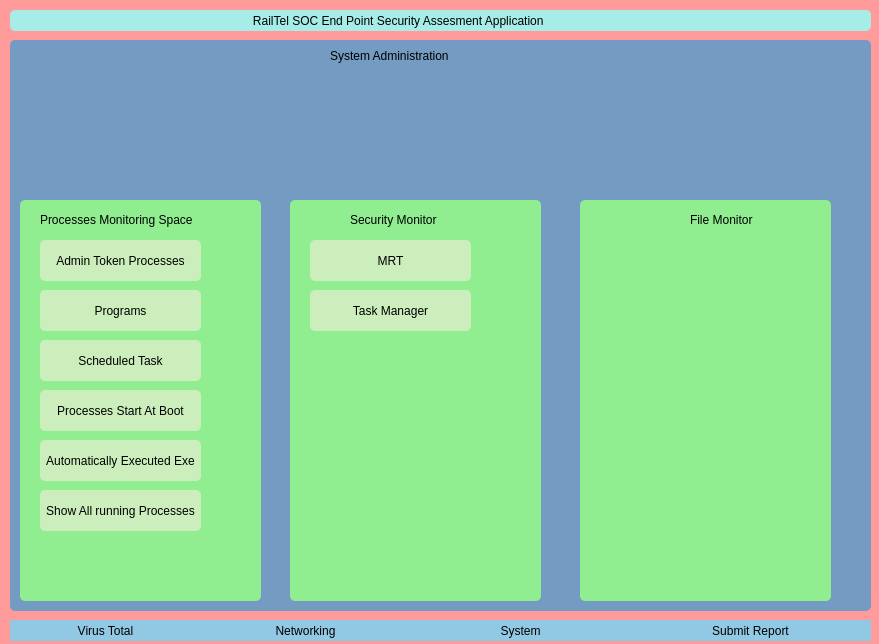
<?xml version="1.0" encoding="UTF-8"?>
<ui version="4.0">
 <class>mainWindow</class>
 <widget class="QDialog" name="mainWindow">
  <property name="geometry">
   <rect>
    <x>0</x>
    <y>0</y>
    <width>879</width>
    <height>644</height>
   </rect>
  </property>
  <property name="windowTitle">
   <string>Dialog</string>
  </property>
  <property name="autoFillBackground">
   <bool>false</bool>
  </property>
  <property name="styleSheet">
   <string notr="true">background-color:#FF9B9B;
</string>
  </property>
  <widget class="QLabel" name="tool_name">
   <property name="geometry">
    <rect>
     <x>10</x>
     <y>10</y>
     <width>861</width>
     <height>21</height>
    </rect>
   </property>
   <property name="styleSheet">
    <string notr="true">background-color:#A7EDE7;
border-style:outset;
border-radius:5px;</string>
   </property>
   <property name="text">
    <string>                                                                         RailTel SOC End Point Security Assesment Application</string>
   </property>
  </widget>
  <widget class="QPushButton" name="virustotal_btn">
   <property name="geometry">
    <rect>
     <x>10</x>
     <y>620</y>
     <width>191</width>
     <height>21</height>
    </rect>
   </property>
   <property name="styleSheet">
    <string notr="true">QPushButton{
	background-color:#91C8E4;
	color:black;
	border-style:outset;
	border-width:2px;
border-color:transparent;
}
QPushButton:hover {
    background-color: #DBC4F0;
	border-style:outset;
	border-color:#98EECC;
}
</string>
   </property>
   <property name="text">
    <string>Virus Total</string>
   </property>
  </widget>
  <widget class="QPushButton" name="networking_btn">
   <property name="geometry">
    <rect>
     <x>200</x>
     <y>620</y>
     <width>211</width>
     <height>21</height>
    </rect>
   </property>
   <property name="styleSheet">
    <string notr="true">QPushButton{
	background-color:#91C8E4;
	color:black;
	border-style:outset;
	border-width:2px;
border-color:transparent;
}
QPushButton:hover {
    background-color: #DBC4F0;
	border-style:outset;
	border-color:#98EECC;
}
</string>
   </property>
   <property name="text">
    <string>Networking</string>
   </property>
  </widget>
  <widget class="QPushButton" name="system_monitoring_btn">
   <property name="geometry">
    <rect>
     <x>410</x>
     <y>620</y>
     <width>221</width>
     <height>21</height>
    </rect>
   </property>
   <property name="styleSheet">
    <string notr="true">QPushButton{
	background-color:#91C8E4;
	color:black;
	border-style:outset;
	border-width:2px;
border-color:transparent;
}
QPushButton:hover {
    background-color: #DBC4F0;
	border-style:outset;
	border-color:#98EECC;
}
</string>
   </property>
   <property name="text">
    <string>System</string>
   </property>
  </widget>
  <widget class="QPushButton" name="submit_report_btn">
   <property name="geometry">
    <rect>
     <x>630</x>
     <y>620</y>
     <width>241</width>
     <height>21</height>
    </rect>
   </property>
   <property name="styleSheet">
    <string notr="true">QPushButton{
	background-color:#91C8E4;
	color:black;
	border-style:outset;
	border-width:2px;
border-color:transparent;
}
QPushButton:hover {
    background-color: #DBC4F0;
	border-style:outset;
	border-color:#98EECC;
}
</string>
   </property>
   <property name="text">
    <string>Submit Report</string>
   </property>
  </widget>
  <widget class="QStackedWidget" name="stackedWidget">
   <property name="geometry">
    <rect>
     <x>10</x>
     <y>40</y>
     <width>861</width>
     <height>571</height>
    </rect>
   </property>
   <property name="styleSheet">
    <string notr="true">background-color:#749BC2;
border-radius:10px;
border-color:black;</string>
   </property>
   <property name="currentIndex">
    <number>1</number>
   </property>
   <widget class="QWidget" name="virustotal">
    <property name="styleSheet">
     <string notr="true">border-radius:5px;</string>
    </property>
    <widget class="QLabel" name="label_2">
     <property name="geometry">
      <rect>
       <x>310</x>
       <y>0</y>
       <width>111</width>
       <height>31</height>
      </rect>
     </property>
     <property name="text">
      <string>Virus Total</string>
     </property>
     <property name="alignment">
      <set>Qt::AlignCenter</set>
     </property>
     <property name="wordWrap">
      <bool>true</bool>
     </property>
    </widget>
    <widget class="QPushButton" name="scan_virustotal_btn">
     <property name="geometry">
      <rect>
       <x>10</x>
       <y>510</y>
       <width>151</width>
       <height>41</height>
      </rect>
     </property>
     <property name="styleSheet">
      <string notr="true">QPushButton{
	background-color:#CCEEBC;
	color:black;
	border-radius: 5px;
	border-width:2px;
}
QPushButton:hover {
    background-color: #FF9B9B;
}
</string>
     </property>
     <property name="text">
      <string>Virus Total Scan Response</string>
     </property>
    </widget>
   </widget>
   <widget class="QWidget" name="system_administration">
    <property name="styleSheet">
     <string notr="true">border-radius:5px;</string>
    </property>
    <widget class="QLabel" name="label">
     <property name="geometry">
      <rect>
       <x>320</x>
       <y>0</y>
       <width>131</width>
       <height>31</height>
      </rect>
     </property>
     <property name="styleSheet">
      <string notr="true">border-color:#FAF0D7;
border-width:2px;</string>
     </property>
     <property name="text">
      <string>System Administration</string>
     </property>
    </widget>
    <widget class="QFrame" name="process_monitor_frame">
     <property name="geometry">
      <rect>
       <x>10</x>
       <y>160</y>
       <width>241</width>
       <height>401</height>
      </rect>
     </property>
     <property name="styleSheet">
      <string notr="true">QFrame {
                background-color: lightgreen;
                border-radius:5px;;
            }
QFrame:hover {
                background-color: #EBE645;
				 
            }</string>
     </property>
     <property name="frameShape">
      <enum>QFrame::StyledPanel</enum>
     </property>
     <property name="frameShadow">
      <enum>QFrame::Raised</enum>
     </property>
     <widget class="QPushButton" name="admin_processes_btn">
      <property name="geometry">
       <rect>
        <x>20</x>
        <y>40</y>
        <width>161</width>
        <height>41</height>
       </rect>
      </property>
      <property name="styleSheet">
       <string notr="true">QPushButton{
	background-color:#CCEEBC;
	color:black;
	border-radius: 5px;
	border-width:2px;
}
QPushButton:hover {
    background-color: #FF9B9B;
}
</string>
      </property>
      <property name="text">
       <string>Admin Token Processes</string>
      </property>
     </widget>
     <widget class="QPushButton" name="programs_btn">
      <property name="geometry">
       <rect>
        <x>20</x>
        <y>90</y>
        <width>161</width>
        <height>41</height>
       </rect>
      </property>
      <property name="styleSheet">
       <string notr="true">QPushButton{
	background-color:#CCEEBC;
	color:black;
	border-radius: 5px;
	border-width:2px;
}
QPushButton:hover {
    background-color: #FF9B9B;
}
</string>
      </property>
      <property name="text">
       <string>Programs</string>
      </property>
     </widget>
     <widget class="QPushButton" name="scheduled_task_btn">
      <property name="geometry">
       <rect>
        <x>20</x>
        <y>140</y>
        <width>161</width>
        <height>41</height>
       </rect>
      </property>
      <property name="styleSheet">
       <string notr="true">QPushButton{
	background-color:#CCEEBC;
	color:black;
	border-radius: 5px;
	border-width:2px;
}
QPushButton:hover {
    background-color: #FF9B9B;
}
</string>
      </property>
      <property name="text">
       <string>Scheduled Task</string>
      </property>
     </widget>
     <widget class="QPushButton" name="start_at_boot_processes">
      <property name="geometry">
       <rect>
        <x>20</x>
        <y>190</y>
        <width>161</width>
        <height>41</height>
       </rect>
      </property>
      <property name="styleSheet">
       <string notr="true">QPushButton{
	background-color:#CCEEBC;
	color:black;
	border-radius: 5px;
	border-width:2px;
}
QPushButton:hover {
    background-color: #FF9B9B;
}
</string>
      </property>
      <property name="text">
       <string>Processes Start At Boot</string>
      </property>
     </widget>
     <widget class="QPushButton" name="autoexec_btn">
      <property name="geometry">
       <rect>
        <x>20</x>
        <y>240</y>
        <width>161</width>
        <height>41</height>
       </rect>
      </property>
      <property name="styleSheet">
       <string notr="true">QPushButton{
	background-color:#CCEEBC;
	color:black;
	border-radius: 5px;
	border-width:2px;
}
QPushButton:hover {
    background-color: #FF9B9B;
}
</string>
      </property>
      <property name="text">
       <string>Automatically Executed Exe</string>
      </property>
     </widget>
     <widget class="QPushButton" name="running_process_btn">
      <property name="geometry">
       <rect>
        <x>20</x>
        <y>290</y>
        <width>161</width>
        <height>41</height>
       </rect>
      </property>
      <property name="styleSheet">
       <string notr="true">QPushButton{
	background-color:#CCEEBC;
	color:black;
	border-radius: 5px;
	border-width:2px;
}
QPushButton:hover {
    background-color: #FF9B9B;
}
</string>
      </property>
      <property name="text">
       <string>Show All running Processes</string>
      </property>
     </widget>
     <widget class="QLabel" name="processes_monitoring_label">
      <property name="geometry">
       <rect>
        <x>20</x>
        <y>10</y>
        <width>181</width>
        <height>20</height>
       </rect>
      </property>
      <property name="styleSheet">
       <string notr="true">background-color:transparent;</string>
      </property>
      <property name="text">
       <string>Processes Monitoring Space</string>
      </property>
     </widget>
    </widget>
    <widget class="QFrame" name="security_monitor_frame">
     <property name="geometry">
      <rect>
       <x>280</x>
       <y>160</y>
       <width>251</width>
       <height>401</height>
      </rect>
     </property>
     <property name="styleSheet">
      <string notr="true">QFrame {
                background-color: lightgreen;
                border-radius:5px;;
            }
QFrame:hover {
                background-color: #EBE645;
				 
            }</string>
     </property>
     <property name="frameShape">
      <enum>QFrame::StyledPanel</enum>
     </property>
     <property name="frameShadow">
      <enum>QFrame::Raised</enum>
     </property>
     <widget class="QLabel" name="security_monitor_label">
      <property name="geometry">
       <rect>
        <x>60</x>
        <y>10</y>
        <width>101</width>
        <height>20</height>
       </rect>
      </property>
      <property name="styleSheet">
       <string notr="true">background-color:transparent;</string>
      </property>
      <property name="text">
       <string>Security Monitor</string>
      </property>
     </widget>
     <widget class="QPushButton" name="run_mrt_btn">
      <property name="geometry">
       <rect>
        <x>20</x>
        <y>40</y>
        <width>161</width>
        <height>41</height>
       </rect>
      </property>
      <property name="styleSheet">
       <string notr="true">QPushButton{
	background-color:#CCEEBC;
	color:black;
	border-radius: 5px;
	border-width:2px;
}
QPushButton:hover {
    background-color: #FF9B9B;
}
</string>
      </property>
      <property name="text">
       <string>MRT</string>
      </property>
     </widget>
     <widget class="QPushButton" name="run_taskmanager_btn">
      <property name="geometry">
       <rect>
        <x>20</x>
        <y>90</y>
        <width>161</width>
        <height>41</height>
       </rect>
      </property>
      <property name="styleSheet">
       <string notr="true">QPushButton{
	background-color:#CCEEBC;
	color:black;
	border-radius: 5px;
	border-width:2px;
}
QPushButton:hover {
    background-color: #FF9B9B;
}
</string>
      </property>
      <property name="text">
       <string>Task Manager</string>
      </property>
     </widget>
    </widget>
    <widget class="QFrame" name="file_monitor_frame">
     <property name="geometry">
      <rect>
       <x>570</x>
       <y>160</y>
       <width>251</width>
       <height>401</height>
      </rect>
     </property>
     <property name="styleSheet">
      <string notr="true">QFrame {
                background-color: lightgreen;
                border-radius:5px;;
            }
QFrame:hover {
                background-color: #EBE645;
				 
            }</string>
     </property>
     <property name="frameShape">
      <enum>QFrame::StyledPanel</enum>
     </property>
     <property name="frameShadow">
      <enum>QFrame::Raised</enum>
     </property>
     <widget class="QLabel" name="file_monitor_label">
      <property name="geometry">
       <rect>
        <x>110</x>
        <y>10</y>
        <width>91</width>
        <height>20</height>
       </rect>
      </property>
      <property name="styleSheet">
       <string notr="true">background-color:transparent;</string>
      </property>
      <property name="text">
       <string>File Monitor</string>
      </property>
     </widget>
    </widget>
   </widget>
   <widget class="QWidget" name="networking">
    <property name="styleSheet">
     <string notr="true">border-radius:5px;</string>
    </property>
    <widget class="QLabel" name="networking_label">
     <property name="geometry">
      <rect>
       <x>350</x>
       <y>10</y>
       <width>81</width>
       <height>21</height>
      </rect>
     </property>
     <property name="styleSheet">
      <string notr="true">color:green;</string>
     </property>
     <property name="text">
      <string>NETWORKING</string>
     </property>
    </widget>
    <widget class="QPushButton" name="listening_processes_btn">
     <property name="geometry">
      <rect>
       <x>20</x>
       <y>70</y>
       <width>141</width>
       <height>41</height>
      </rect>
     </property>
     <property name="styleSheet">
      <string notr="true">QPushButton{
	background-color:#CCEEBC;
	color:black;
	border-radius: 5px;
	border-width:2px;
}
QPushButton:hover {
    background-color: #FF9B9B;
}
</string>
     </property>
     <property name="text">
      <string>Listening Processes</string>
     </property>
    </widget>
    <widget class="QPushButton" name="dns_cache_btn">
     <property name="geometry">
      <rect>
       <x>20</x>
       <y>123</y>
       <width>141</width>
       <height>41</height>
      </rect>
     </property>
     <property name="styleSheet">
      <string notr="true">QPushButton{
	background-color:#CCEEBC;
	color:black;
	border-radius: 5px;
	border-width:2px;
}
QPushButton:hover {
    background-color: #FF9B9B;
}
</string>
     </property>
     <property name="text">
      <string>DNS Cache</string>
     </property>
    </widget>
   </widget>
  </widget>
 </widget>
 <resources/>
 <connections/>
</ui>
